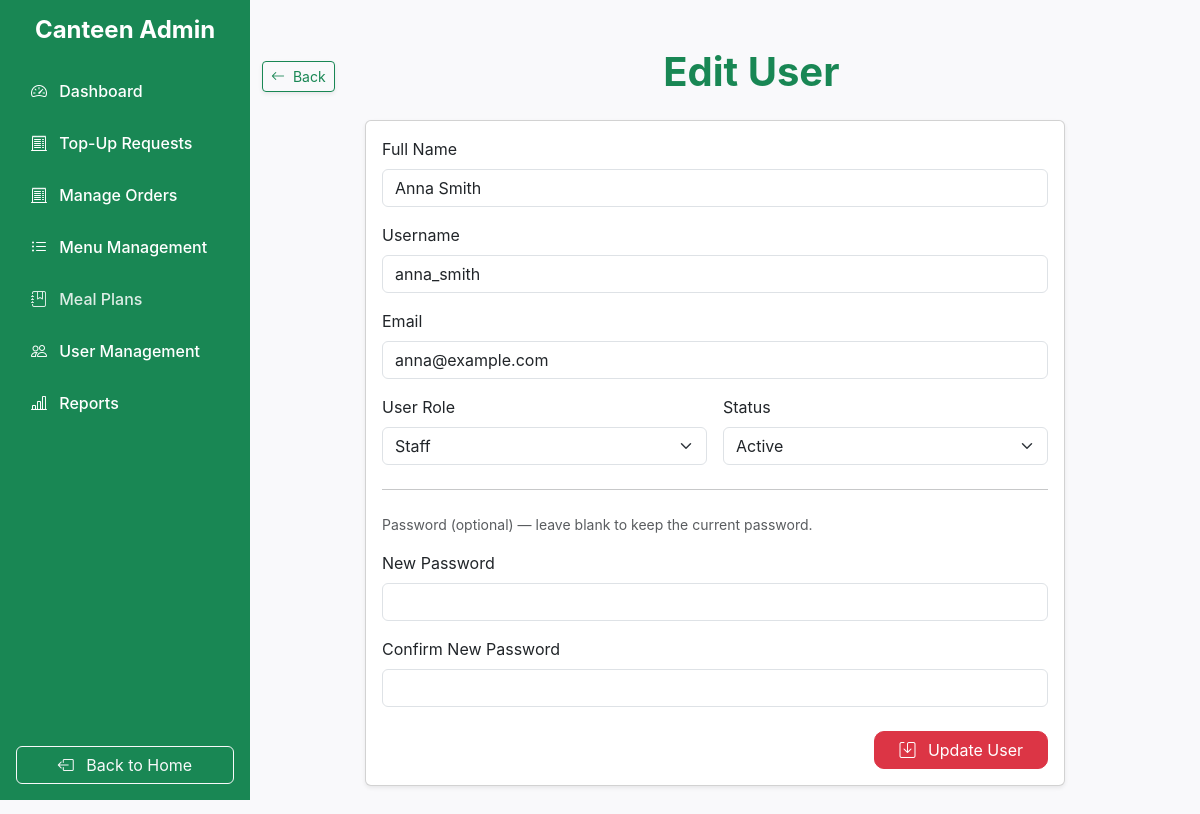
/pages/admin-pages/edit_user.php?id=2 (signed in), run on the app's committed database.
### tables this page shows
CREATE TABLE IF NOT EXISTS `users` (
  `user_id` INT NOT NULL AUTO_INCREMENT,
  `username` VARCHAR(50) NOT NULL,
  `password` VARCHAR(255) NOT NULL,
  `full_name` VARCHAR(100) NOT NULL,
  `email` VARCHAR(100) NULL DEFAULT NULL,
  `user_type` ENUM('student', 'staff', 'admin') NULL DEFAULT 'student',
  `balance` DECIMAL(10,2) NULL DEFAULT '0.00',
  `date_created` DATETIME NULL DEFAULT CURRENT_TIMESTAMP,
  `status` ENUM('active', 'inactive') NULL DEFAULT 'active',
  PRIMARY KEY (`user_id`),
  UNIQUE INDEX `username` (`username` ASC),
  UNIQUE INDEX `email` (`email` ASC));

### pages/admin-pages/edit_user.php (the view, shortened to what this page needs)
<?php
    include('../../includes/sidebar.php');
    include('../../config/db.php');
    $user = null;
    $error = null;
    if (isset($_GET['id'])) {
        $userId = intval($_GET['id']);
        $stmt = $conn->prepare("SELECT user_id, username, full_name, email, user_type, status FROM users WHERE user_id = ?");
        $stmt->bind_param("i", $userId);
        $stmt->execute();
        $result = $stmt->get_result();
        if ($result->num_rows > 0) {
            $user = $result->fetch_assoc();
        } else {
            $error = "User not found.";
        }
    } else {
        $error = "Invalid request.";
    }
?>
<main class="admin-content container my-5 fullHeight d-flex flex-column align-items-center justify-content-start">
    <div class="d-flex justify-content-between align-items-center w-100 mb-3">
        <div class="d-flex align-items-center gap-2">
            <a href="manage_users.php" class="btn btn-outline-success btn-sm shadow-sm">
                <i class="bi bi-arrow-left me-1"></i> Back
            </a>
        </div>
        <h1 class="text-center flex-grow-1 fw-bold text-success">Edit User</h1>
    </div>
    <?php if ($error): ?>
        <div class="alert alert-danger w-100 text-center" role="alert">
            <?= htmlspecialchars($error) ?>
        </div>
    <?php else: ?>
        <?php
            $roleOptions = ['admin', 'staff', 'customer'];
        ?>
        <div class="card shadow-sm w-100" style="max-width: 700px;">
            <div class="card-body">
                <form class="needs-validation" id="editUserForm" method="POST" novalidate>
                    <div class="mb-3">
                        <label for="full_name" class="form-label">Full Name</label>
                        <input type="text" class="form-control" id="full_name" name="full_name" value="<?= htmlspecialchars($user['full_name']) ?>" required pattern="^[A-Za-z' -]{2,} [A-Za-z' -]{2,}$">
                    </div>
                    <div class="mb-3">
                        <label for="username" class="form-label">Username</label>
                        <input type="text" class="form-control" id="username" name="username" value="<?= htmlspecialchars($user['username']) ?>" required pattern="^[A-Za-z][A-Za-z0-9_-]{2,14}$">
                    </div>
                    <div class="mb-3">
                        <label for="email" class="form-label">Email</label>
                        <input type="email" class="form-control" id="email" name="email" value="<?= htmlspecialchars($user['email']) ?>" required pattern="^[^\\s@]+@[^\\s@]+\\.[^\\s@]+$">
                    </div>
                    <div class="row g-3">
                        <div class="col-md-6">
                            <label for="user_type" class="form-label">User Role</label>
                            <select class="form-select" id="user_type" name="user_type" required>
                                <?php foreach ($roleOptions as $role): ?>
                                    <option value="<?= htmlspecialchars($role) ?>" <?php if ($user['user_type'] === $role) echo 'selected'; ?>>
                                        <?= ucfirst(htmlspecialchars($role)) ?>
                                    </option>
                                <?php endforeach; ?>
                            </select>
                        </div>
                        <div class="col-md-6">
                            <label for="status" class="form-label">Status</label>
                            <select class="form-select" id="status" name="status" required>
                                <option value="active" <?php if ($user['status'] === 'active') echo 'selected'; ?>>Active</option>
                            </select>
                        </div>
                    </div>
                    <hr class="my-4">
                    <p class="text-muted small mb-3">Password (optional) — leave blank to keep the current password.</p>
                    <div class="mb-3">
                        <label for="new_password" class="form-label">New Password</label>
                        <input type="password" class="form-control" id="new_password" name="new_password" minlength="8" pattern="^(?=.*[a-z])(?=.*[A-Z])(?=.*\\d)(?=.*[\\W_]).+$">
                    </div>
                    <div class="mb-3">
                        <label for="confirm_new_password" class="form-label">Confirm New Password</label>
                        <input type="password" class="form-control" id="confirm_new_password" name="confirm_new_password" minlength="8" pattern="^(?=.*[a-z])(?=.*[A-Z])(?=.*\\d)(?=.*[\\W_]).+$">
                    </div>
                    <div class="text-end mt-4">
                        <button type="submit" class="btn btn-danger px-4">
                            <i class="bi bi-save me-2"></i> Update User
                        </button>
                    </div>
                </form>
            </div>
        </div>
    <?php endif; ?>
</main>
<?php include('../../includes/closing.php'); ?>

### assets/css/admin.css (style rules this page uses)
.fullHeight { min-height: 85vh; }
.btn-danger { border-radius: 10px; }
body { margin: 0; font-family: "Inter", sans-serif; background-color: #f9f9fb; }
.admin-content { margin-left: 250px; margin-right: 20px; width: calc(100% - 250px); }

### data on the page
users: full_name "Anna Smith", username "anna_smith", email "anna@example.com", user_type "Staff", status "Active"
